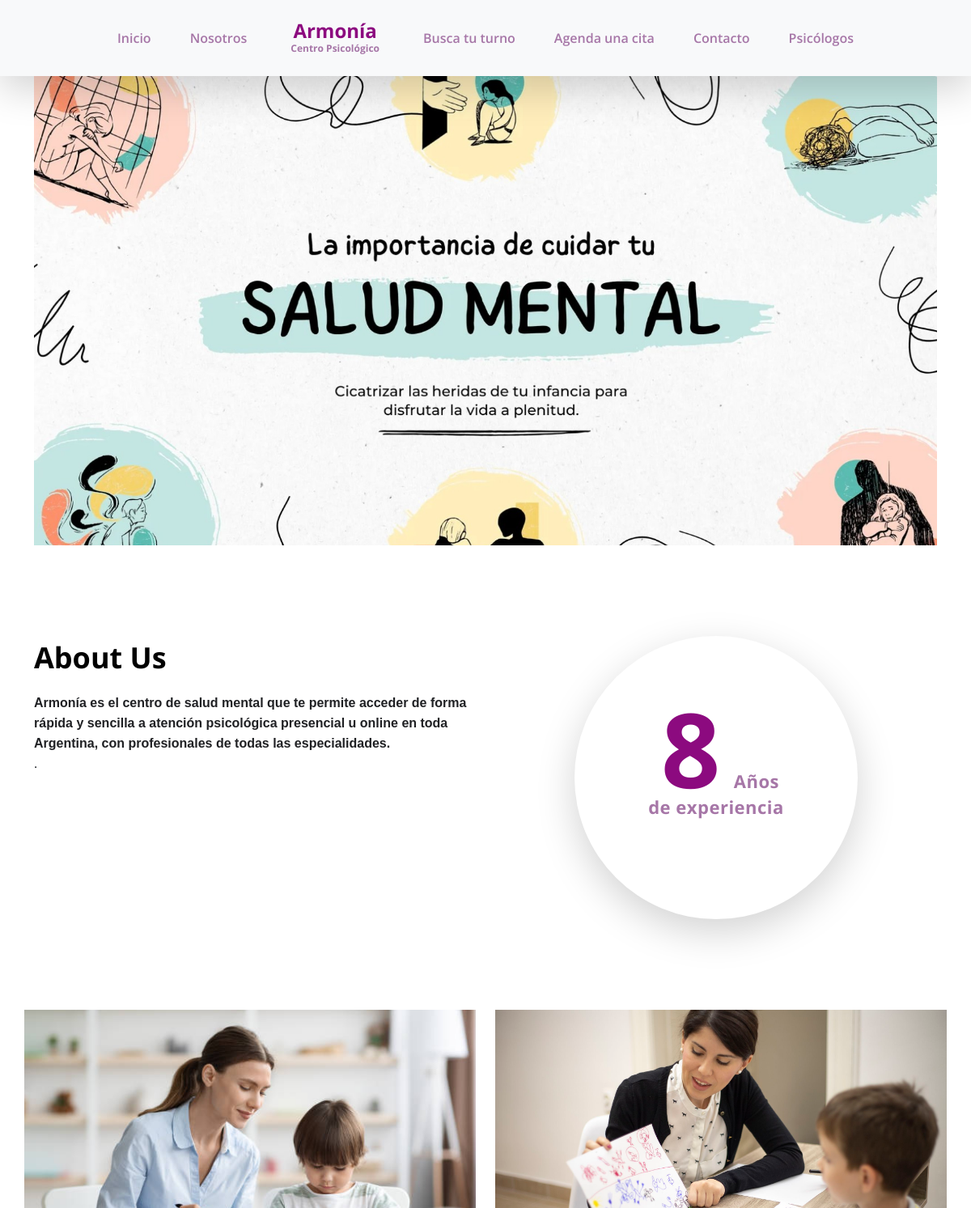
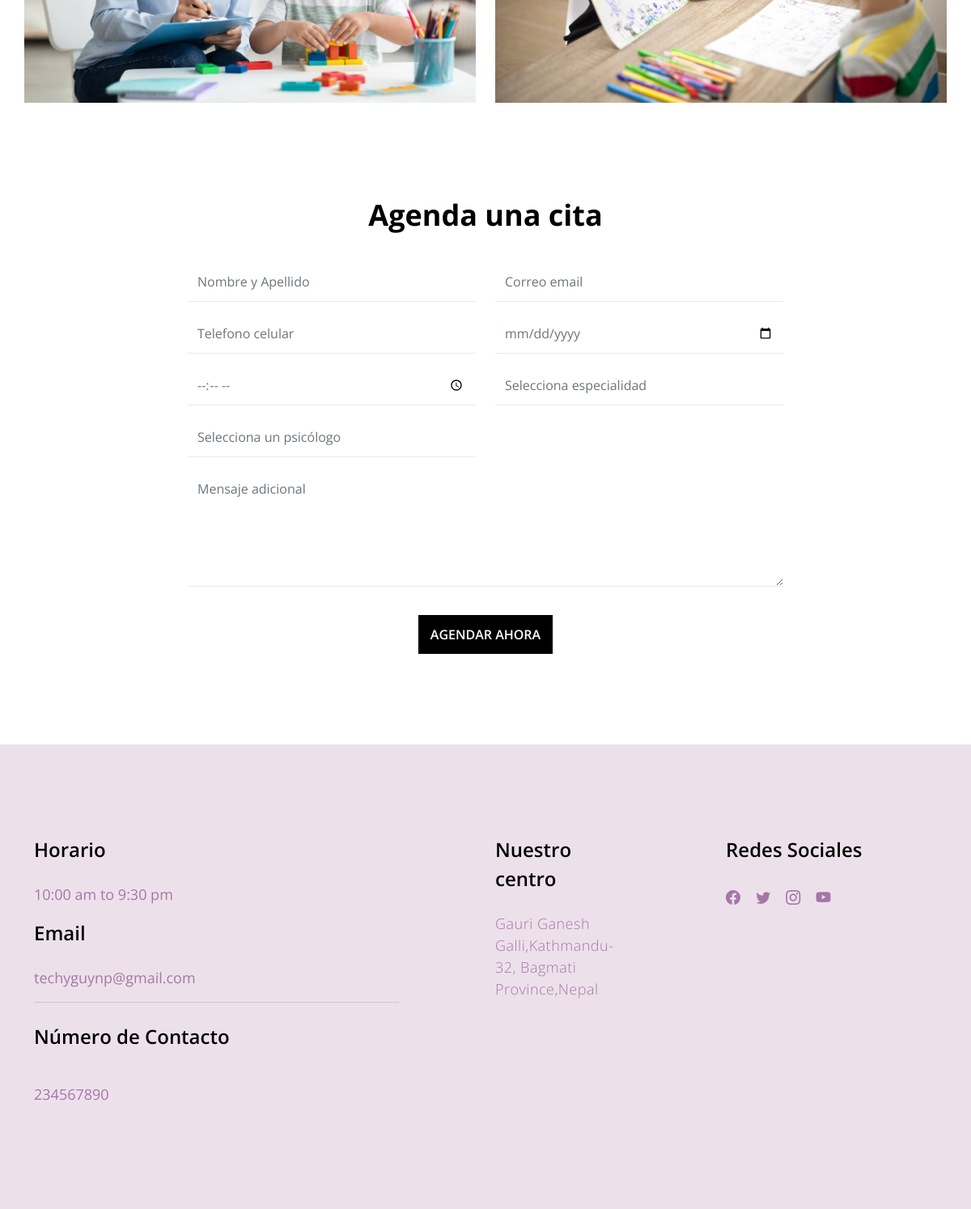
The page / on the database its author committed (2 pictures, top to bottom).
### tables this page shows
CREATE TABLE `tblpage` (
  `ID` int(10) NOT NULL,
  `PageType` varchar(200) DEFAULT NULL,
  `PageTitle` mediumtext DEFAULT NULL,
  `PageDescription` mediumtext DEFAULT NULL,
  `Email` varchar(200) DEFAULT NULL,
  `MobileNumber` bigint(10) DEFAULT NULL,
  `UpdationDate` date DEFAULT NULL,
  `Timing` varchar(200) NOT NULL
);

### index.php (the view, shortened to what this page needs)
<?php
include('doctor/includes/dbconnection.php');
?>
<!doctype html>
<html lang="en">
    <head>
        <link href="css/bootstrap.min.css" rel="stylesheet">
        <link href="css/bootstrap-icons.css" rel="stylesheet">
        <link href="css/owl.carousel.min.css" rel="stylesheet">
        <link href="css/owl.theme.default.min.css" rel="stylesheet">
        <link href="css/templatemo-medic-care.css" rel="stylesheet">
    </head>
    <body id="top">
        <main>
            <?php include_once('includes/header.php');?>
            <section class="hero" id="hero">
                <div class="container">
                    <div class="row">
                        <div class="col-12">
                            <div id="myCarousel" class="carousel slide carousel-fade" data-bs-ride="carousel">
                                <div class="carousel-inner">
                                    <div class="carousel-item">
                                        <img src="images/slider/salud_mental.jpg" class="img-fluid" alt="">
                                    </div>
                                </div>
                            </div>
                        </div>
                    </div>
                </div>
            </section>
            <section class="section-padding" id="about">
                <div class="container">
                    <div class="row">
                        <div class="col-lg-6 col-md-6 col-12">
                            <?php
$sql="SELECT * from tblpage where PageType='aboutus'";
$query = $dbh -> prepare($sql);
$query->execute();
$results=$query->fetchAll(PDO::FETCH_OBJ);
$cnt=1;
if($query->rowCount() > 0)
{
foreach($results as $row)
{               ?>
                            <h2 class="mb-lg-3 mb-3"><?php  echo htmlentities($row->PageTitle);?></h2>
                            <p><?php  echo ($row->PageDescription);?>.</p>
                           <?php $cnt=$cnt+1;}} ?>
                        </div>
                        <div class="col-lg-4 col-md-5 col-12 mx-auto">
                            <div class="featured-circle bg-white shadow-lg d-flex justify-content-center align-items-center">
                                <p class="featured-text"><span class="featured-number">8</span> Años<br> de experiencia</p>
                            </div>
                        </div>
                    </div>
                </div>
            </section>
            <section class="gallery">
                <div class="container">
                    <div class="row">
                        <div class="col-lg-6 col-6 ps-0">
                            <img src="images/gallery/therapy_kid.jpg" class="img-fluid galleryImage" alt="get a vaccine" title="get a vaccine for yourself">
                        </div>
                        <div class="col-lg-6 col-6 pe-0">
                            <img src="images/gallery/therapy_with_kid.jpg" class="img-fluid galleryImage" alt="wear a mask" title="wear a mask to protect yourself">
                        </div>
                    </div>
                </div>
            </section>
            <section class="section-padding" id="booking">
                <div class="container">
                    <div class="row">
                        <div class="col-lg-8 col-12 mx-auto">
                            <div class="booking-form">
                                <h2 class="text-center mb-lg-3 mb-2">Agenda una cita</h2>
                                <form role="form" method="post">
                                    <div class="row">
                                        <div class="col-lg-6 col-12">
                                            <input type="text" name="name" id="name" class="form-control" placeholder="Nombre y Apellido" required='true'>
                                        </div>
                                        <div class="col-lg-6 col-12">
                                            <input type="email" name="email" id="email" pattern="[^ @]*@[^ @]*" class="form-control" placeholder="Correo email" required='true'>
                                        </div>
                                        <div class="col-lg-6 col-12">
                                            <input type="telephone" name="phone" id="phone" class="form-control" placeholder="Telefono celular" maxlength="10">
                                        </div>
                                        <div class="col-lg-6 col-12">
                                            <input type="date" name="date" id="date" value="" class="form-control">
                                        </div>
                                            <div class="col-lg-6 col-12">
                                            <input type="time" name="time" id="time" value="" class="form-control">
                                        </div>
    <div class="col-lg-6 col-12">
<select onChange="getdoctors(this.value);"  name="specialization" id="specialization" class="form-control" required>
<option value="">Selecciona especialidad</option>
</select>
</div>
    <div class="col-lg-6 col-12">
<select name="doctorlist" id="doctorlist" class="form-control">
<option value="">Selecciona un psicólogo</option>
</select>
</div>
                                        <div class="col-12">
                                            <textarea class="form-control" rows="5" id="message" name="message" placeholder="Mensaje adicional"></textarea>
                                        </div>
                                        <div class="col-lg-3 col-md-4 col-6 mx-auto">
                                            <button type="submit" class="form-control" name="submit" id="submit-button">Agendar ahora</button>
                                        </div>
                                    </div>
                                </form>
                            </div>
                        </div>
                    </div>
                </div>
            </section>
        </main>
        <?php include_once('includes/footer.php');?>
    </body>
</html>

### includes/header.php (shortened to what this page needs)
<nav class="navbar navbar-expand-lg bg-light fixed-top shadow-lg">
                <div class="container">
                    <div class="collapse navbar-collapse" id="navbarNav">
                        <ul class="navbar-nav mx-auto">
                            <li class="nav-item active">
                                <a class="nav-link" href="index.php">Inicio</a>
                            </li>
                            <li class="nav-item">
                                <a class="nav-link" href="#about">Nosotros</a>
                            </li>
                            <a class="navbar-brand d-none d-lg-block" href="index.php">
                                Armonía
                                <strong class="d-block">Centro Psicológico</strong>
                            </a>
                            <li class="nav-item">
                                <a class="nav-link" href="check-appointment.php">Busca tu turno</a>
                            </li>
                            <li class="nav-item">
                                <a class="nav-link" href="#booking">Agenda una cita</a>
                            </li>
                            <li class="nav-item">
                                <a class="nav-link" href="#contact">Contacto</a>
                            </li>
                             <li class="nav-item active">
                                <a class="nav-link" href="doctor/login.php">Psicólogos</a>
                            </li>
                        </ul>
                    </div>
                </div>
            </nav>

### includes/footer.php (shortened to what this page needs)
<footer class="site-footer section-padding" id="contact">
            <div class="container">
                <div class="row">
                    <div class="col-lg-5 me-auto col-12">
                        <?php
$sql="SELECT * from tblpage where PageType='contactus'";
$query = $dbh -> prepare($sql);
$query->execute();
$results=$query->fetchAll(PDO::FETCH_OBJ);
$cnt=1;
if($query->rowCount() > 0)
{
foreach($results as $row)
{               ?>
                        <h5 class="mb-lg-4 mb-3">Horario</h5>
                        <ul class="list-group list-group-flush">
                            <li class="list-group-item d-flex">
                                <?php  echo ($row->Timing);?>
                            </li></ul>
                            <h5 class="mb-lg-4 mb-3">Email</h5>
                            <ul class="list-group list-group-flush">
                            <li class="list-group-item d-flex">
                                <?php  echo ($row->Email);?></li>
                                <br>
                                 <h5 class="mb-lg-4 mb-3">Número de Contacto</h5>
                            <li class="list-group-item d-flex">
                                <?php  echo ($row->MobileNumber);?></li>
                        </ul>
                    </div>
                    <div class="col-lg-2 col-md-6 col-12 my-4 my-lg-0">
                        <h5 class="mb-lg-4 mb-3">Nuestro centro</h5>
                        <p><?php  echo ($row->PageDescription);?></p>
                    </div>
<?php $cnt=$cnt+1;}} ?>
                    <div class="col-lg-3 col-md-6 col-12 ms-auto">
                        <h5 class="mb-lg-4 mb-2">Redes Sociales</h5>
                        <ul class="social-icon">
                            <li><a href="#" class="social-icon-link bi-facebook"></a></li>
                            <li><a href="#" class="social-icon-link bi-twitter"></a></li>
                            <li><a href="#" class="social-icon-link bi-instagram"></a></li>
                            <li><a href="#" class="social-icon-link bi-youtube"></a></li>
                        </ul>
                    </div>
                </div>
        </footer>

### css/templatemo-medic-care.css (style rules this page uses)
:root { --white-color: #FFFFFF; --primary-color: #8c0a7f; --section-bg-color: #ece1eb; --dark-color: #000000; --title-color: #565758; --p-color: #a676a7; --border-color: #eaeaea; --body-font-family: 'Open Sans', sans-serif; --h1-font-size: 48px; --h2-font-size: 36px; --h3-font-size: 32px; --h4-font-size: 28px; --h5-font-size: 24px; --h6-font-size: 22px; --p-font-size: 18px; --menu-font-size: 16px; --font-weight-light: 300; --font-weight-normal: 400; --font-weight-semibold: 600; --font-weight-bold: 700; }
body { background: var(--white-color); font-family: var(--body-font-family); position: relative; padding-top: 94px; }
h2, h3, h4, h5, h6 { color: var(--dark-color); line-height: inherit; }
h1, h2, h3, h4, h5, h6 { font-weight: var(--font-weight-semibold); }
h1, h2 { font-weight: var(--font-weight-bold); }
h2 { font-size: var(--h2-font-size); }
h5 { font-size: var(--h5-font-size); }
p { color: var(--p-color); font-size: var(--p-font-size); font-weight: var(--font-weight-light); letter-spacing: 0.5px; }
a, button { touch-action: manipulation; transition: all 0.3s; }
a { color: var(--p-color); text-decoration: none; }
.section-padding { padding-top: 7rem; padding-bottom: 7rem; }
b, strong { font-weight: var(--font-weight-bold); }
.list-group-item { background-color: transparent; color: var(--p-color); font-size: var(--p-font-size); padding: 1rem 0; }
.list-group-item:first-child { padding-top: 0; }
.hero { padding-top: 0rem; }
.hero .container { position: relative; overflow: hidden; height: 580px; }
.featured-circle { border-radius: 100%; width: 350px; height: 350px; margin: 0 auto; padding: 0 20px; }
.featured-text { font-size: var(--h6-font-size); line-height: 2rem; font-weight: var(--font-weight-bold); text-align: center; margin-bottom: 0; }
.featured-number { color: var(--primary-color); font-size: 8rem; margin: 0 10px; }
.navbar { padding-top: 20px; padding-bottom: 20px; }
.navbar-brand { color: var(--primary-color); font-size: var(--h5-font-size); font-weight: var(--font-weight-bold); margin: 0 30px; padding: 0; text-align: center; }
.navbar-brand strong { color: var(--p-color); font-size: 12px; position: relative; bottom: 5px; }
.navbar-expand-lg .navbar-nav .nav-link { padding-right: 1.5rem; padding-left: 1.5rem; }
.navbar-nav .nav-link { color: var(--p-color); font-weight: var(--font-weight-semibold); font-size: var(--menu-font-size); padding-top: 15px; padding-bottom: 15px; }
.booking-form .form-control { background: transparent; border-radius: 0; border: 0; border-bottom: 1px solid var(--border-color); color: #6c757d; font-weight: var(--font-weight-normal); padding-top: 12px; padding-bottom: 12px; margin-top: 15px; transition: all 0.3s; }
.booking-form #submit-button { background: var(--dark-color); border-bottom: 0; font-weight: var(--font-weight-semibold); color: var(--white-color); text-transform: uppercase; margin-top: 35px; }
.site-footer { background: var(--section-bg-color); }
.social-icon { margin: 0; padding: 0; }
.social-icon li { list-style: none; display: inline-block; vertical-align: top; transition: all 0.3s; }
.social-icon-link { font-size: var(--p-font-size); display: inline-block; vertical-align: top; margin-top: 4px; margin-bottom: 4px; margin-right: 15px; }

### rows shown on the page
tblpage: PageTitle "About Us", PageDescription "Armonía es el centro de salud mental que te permite acceder de forma rápida y sencilla a atención psicológica presencial u online en toda Argentina, con profesionales de todas las especialidades."
tblpage: Timing "10:00 am to 9:30 pm", Email "techyguynp@gmail.com", MobileNumber "234567890", PageDescription "Gauri Ganesh Galli,Kathmandu-32, Bagmati Province,Nepal"
